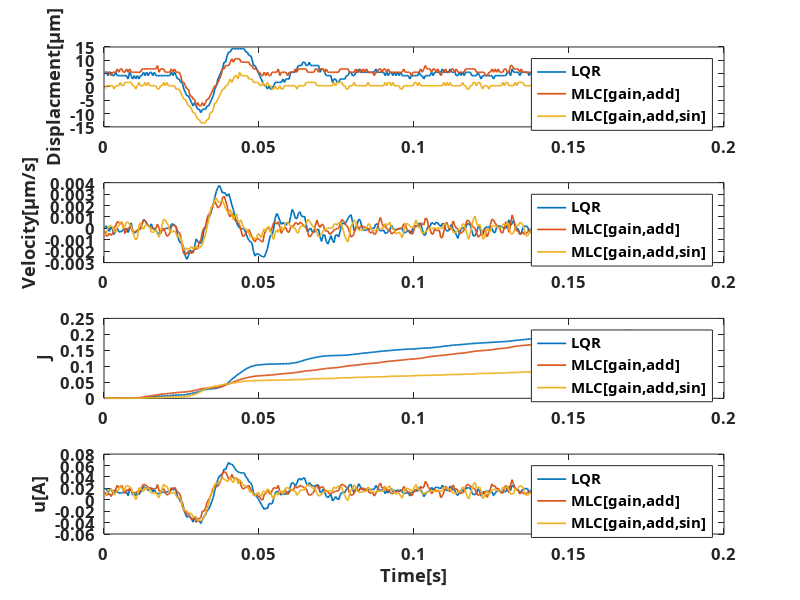
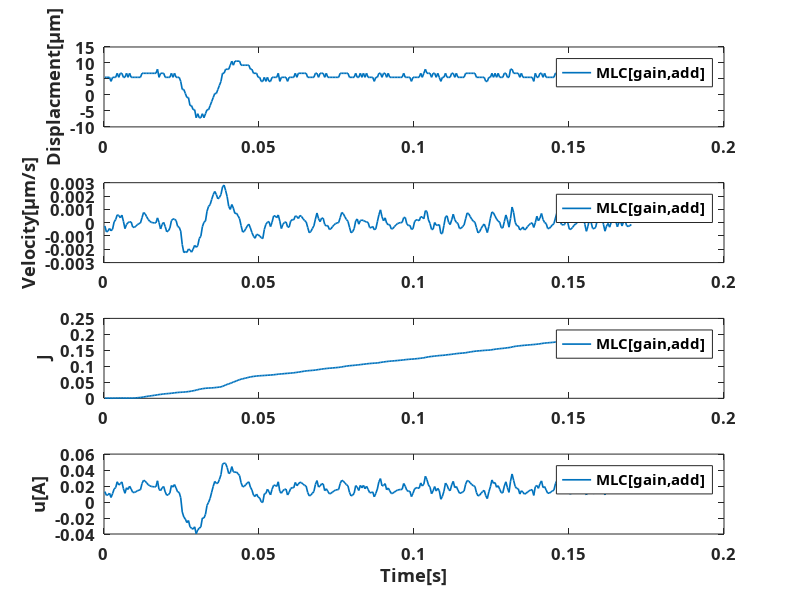

MATLAB code to generate these figures, in order:
clear
load('exp4LQR.mat');
Y_LQR=Y;
load('exp3.mat');
Y_1=Y_best;
load('exp2sin.mat');
Y_sin=Y_best;
start=find(T>0.23,1);
final=find(T>0.4,1);
%% Plot Comparison

figure('DefaultAxesFontName','David','DefaultAxesFontSize',12, 'DefaultAxesFontWeight', 'bold')

subplot(4,1,1)
plot(T(start:final)-0.23,Y_LQR(start:final,1),'linewidth',1.2)
hold on
plot(T1(start:final)-0.23,Y_1(start:final,1),'linewidth',1.2)
plot(T1(start:final)-0.23,Y_sin(start:final,1),'linewidth',1.2)
legend({'LQR','MLC[gain,add]','MLC[gain,add,sin]'})
ylabel('Displacment[\mum]');
%     title(m);
%     xlim([0.23,0.4])
hold off

subplot(4,1,2)
plot(T(start:final)-0.23,Y_LQR(start:final,2),'linewidth',1.2)
hold on
plot(T1(start:final)-0.23,Y_1(start:final,2),'linewidth',1.2)
plot(T1(start:final)-0.23,Y_sin(start:final,2),'linewidth',1.2)
legend({'LQR','MLC[gain,add]','MLC[gain,add,sin]'})
ylabel('Velocity[\mum/s]');
%     xlim([0.23,0.4])
hold off

subplot(4,1,3)
plot(T(start:final)-0.23,Y_LQR(start:final,3),'linewidth',1.2)
hold on
plot(T1(start:final)-0.23,Y_1(start:final,3),'linewidth',1.2)
plot(T1(start:final)-0.23,Y_sin(start:final,3),'linewidth',1.2)
%     str = '$$ \int_{0}^{t} J dt $$';
%     ylabel(str,'Interpreter','latex')
ylabel('J')
legend({'LQR','MLC[gain,add]','MLC[gain,add,sin]'})
%     xlim([0.23,0.4])
hold off

subplot(4,1,4)
plot(T(start:final)-0.23,Y_LQR(start:final,4),'linewidth',1.2)
hold on
plot(T1(start:final)-0.23,Y_1(start:final,4),'linewidth',1.2)
plot(T1(start:final)-0.23,Y_sin(start:final,4),'linewidth',1.2)
ylabel('u[A]')
legend({'LQR','MLC[gain,add]','MLC[gain,add,sin]'})
%     xlim([0.23,0.4])
hold off
xlabel('Time[s]')
% ,'FontSize', 12,'style','bold'

%% Plot MLC


figure('DefaultAxesFontName','David','DefaultAxesFontSize',12, 'DefaultAxesFontWeight', 'bold')

subplot(4,1,1)
plot(T1(start:final)-0.23,Y_1(start:final,1),'linewidth',1.2,'displayName','MLC[gain,add]')
hold on
legend
ylabel('Displacment[\mum]');
%     title(m);
%     xlim([0.23,0.4])
hold off

subplot(4,1,2)
plot(T1(start:final)-0.23,Y_1(start:final,2),'linewidth',1.2,'displayName','MLC[gain,add]')
hold on
legend
ylabel('Velocity[\mum/s]');
%     xlim([0.23,0.4])
hold off

subplot(4,1,3)
plot(T1(start:final)-0.23,Y_1(start:final,3),'linewidth',1.2,'displayName','MLC[gain,add]')
hold on
%     str = '$$ \int_{0}^{t} J dt $$';
%     ylabel(str,'Interpreter','latex')
ylabel('J')
legend
%     xlim([0.23,0.4])
hold off

subplot(4,1,4)
plot(T(start:final)-0.23,Y_1(start:final,4),'linewidth',1.2,'displayName','MLC[gain,add]')
hold on
ylabel('u[A]')
legend
%     xlim([0.23,0.4])
hold off
xlabel('Time[s]')
% ,'FontSize', 12,'style','bold'
